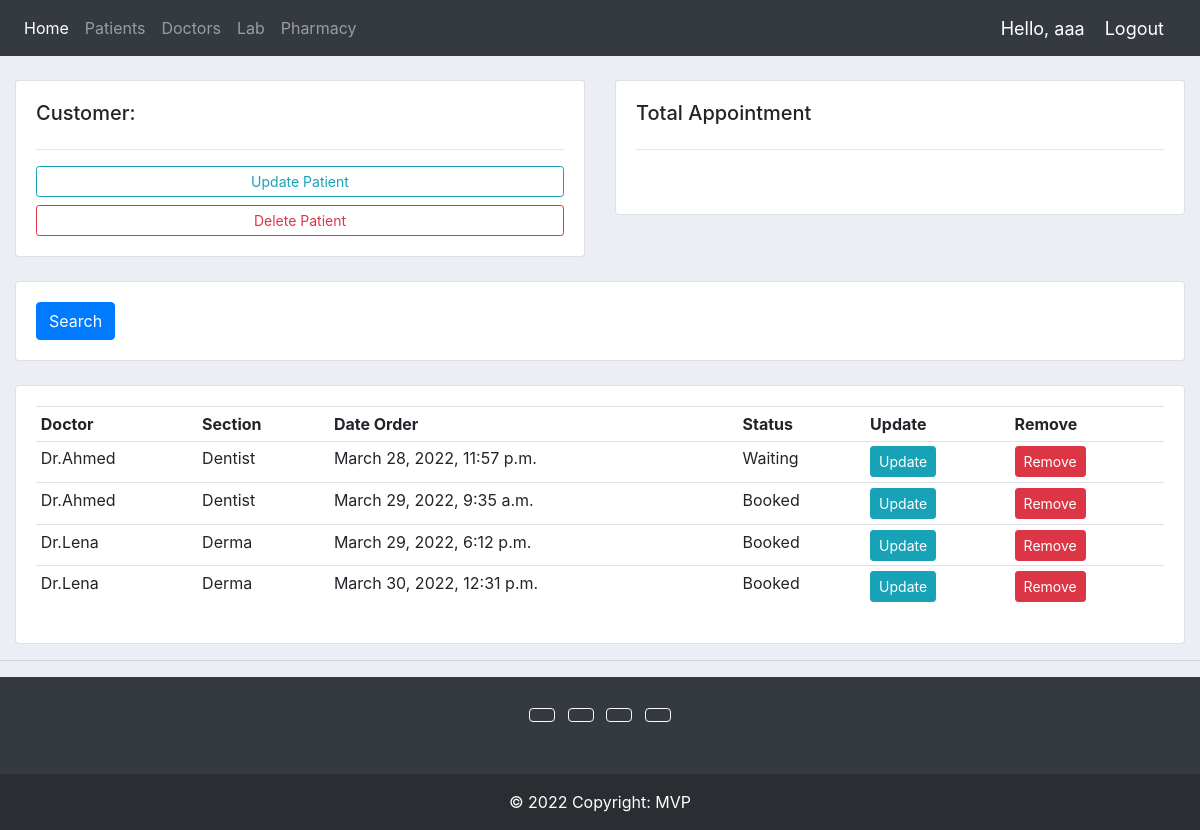
/doctor/ (signed in), run on the app's committed database.
### accounts/models.py (models this page shows, shortened)
class Appointment(models.Model):
    STATUS = (
        ('Booked', 'Booked'),
        ('Available', 'Available'),
        ('Waiting', 'Waiting')
    )
    patient = models.ForeignKey(Patient, null=True, on_delete=models.SET_NULL)
    doctor = models.ForeignKey(Doctor, null=True, on_delete=models.SET_NULL)
    date_created = models.DateTimeField(auto_now_add=True, null=True)
    status = models.CharField(max_length=200, null=True, choices=STATUS)

class Doctor(models.Model):
    SECTION = (
        ('Derma', 'Derma'),
        ('Dentist', 'Dentist'),
        ('General', 'General'),
    )
    name = models.CharField(max_length=200, null=True)
    email = models.EmailField()
    phone = models.CharField(max_length=200, null=True)
    section = models.CharField(max_length=200, null=True, choices=SECTION)
    time_start = models.TimeField('Start of Shift')
    time_end = models.TimeField('End of Shift')
    def __str__(self):
        return self.name

### accounts/decorators.py (the view)
        def wrapper_func(request, *args, **kwargs):
            group = None
            if request.user.groups.exists():
                group = request.user.groups.all()[0].name
            if group in allowed_roles:
                return view_func(request, *args, **kwargs)
            else:
                return HttpResponse('You are not authorized to view this page')

### accounts/views.py (called while the page is built)
@login_required(login_url='login')
@allowed_users(allowed_roles=['admin'])
def doctor(request):
    appointments = Appointment.objects.all()
    doctor = Doctor.objects.all()
    context = {'doctor': doctor, 'appointments': appointments}
    return render(request, 'accounts/doctor.html', context)

### accounts/templates/accounts/doctor.html
{%  extends 'accounts/main.html' %}
{% block content %}
	<br>
<div class="row">
	<div class="col-md">
		<div class="card card-body">
			<h5>Customer:</h5>
			<hr>
			<a class="btn btn-outline-info  btn-sm btn-block" href="">Update Patient</a>
			<a class="btn btn-outline-danger  btn-sm btn-block" href="">Delete Patient</a>
		</div>
	</div>
	<div class="col-md">
		<div class="card card-body">
			<h5>Total Appointment</h5>
			<hr>
			<h1 style="text-align: center;padding: 10px"></h1>
		</div>
	</div>
</div>
<br>
<div class="row">
	<div class="col">
		<div class="card card-body">
			<form method="get">
		    <button class="btn btn-primary" type="submit">Search</button>
		  </form>
		</div>
	</div>
</div>
<br>
<div class="row">
	<div class="col-md">
		<div class="card card-body">
			<table class="table table-sm">
				<tr>
					<th>Doctor</th>
					<th>Section</th>
					<th>Date Order</th>
					<th>Status</th>
					<th>Update</th>
					<th>Remove</th>
				</tr>
				{% for appointment in appointments %}
				<tr>
					<td>{{appointment.doctor}}</td>
					<td>{{appointment.doctor.section}}</td>
					<td>{{appointment.date_created}}</td>
					<td>{{appointment.status}}</td>
					<td><a class="btn btn-sm btn-info" href="">Update</a></td>
					<td><a class="btn btn-sm btn-danger" href="">Remove</a></td>
				</tr>
				{% endfor %}
			</table>
		</div>
	</div>
</div>
{% endblock %}

### accounts/templates/accounts/navbar.html (shortened to what this page needs)
{% load static %}
<nav class="navbar navbar-expand-lg navbar-dark bg-dark">
  <div class="collapse navbar-collapse" id="navbarNav">
    <ul class="navbar-nav">
      {% if request.user.is_staff %}
      <li class="nav-item active">
        <a class="nav-link" href="{% url 'home' %}">Home</a>
      </li>
      <li class="nav-item">
        <a class="nav-link" href="{% url 'patientHome' %}">Patients</a>
      </li>
      <li class="nav-item">
        <a class="nav-link" href="{% url 'doctor' %}">Doctors</a>
      </li>
      <li class="nav-item">
        <a class="nav-link" href="{% url 'lab' %}">Lab</a>
      </li>
      <li class="nav-item">
        <a class="nav-link" href="">Pharmacy</a>
      </li>
      {% endif %}
    </ul>
  </div>
  <span class="hello-msg">Hello, {{request.user}}</span>
  <span ><a  class="hello-msg" href="{% url 'logout' %}">Logout</a></span>
</nav>

### static/css/main.css (style rules this page uses)
body { background-color: #ebeff5; }

### accounts/templates/accounts/navbar.html (style rules this page uses)
.hello-msg { font-size: 18px; color: #fff; margin-right: 20px; }

### data on the page
Appointment: doctor "Dr.Ahmed", doctor.section "Dentist", date_created "March 28, 2022, 11:57 p.m.", status "Waiting"
Appointment: doctor "Dr.Ahmed", doctor.section "Dentist", date_created "March 29, 2022, 9:35 a.m.", status "Booked"
Appointment: doctor "Dr.Lena", doctor.section "Derma", date_created "March 29, 2022, 6:12 p.m.", status "Booked"
Appointment: doctor "Dr.Lena", doctor.section "Derma", date_created "March 30, 2022, 12:31 p.m.", status "Booked"

### other printed values
{{ request.user }} "aaa"
